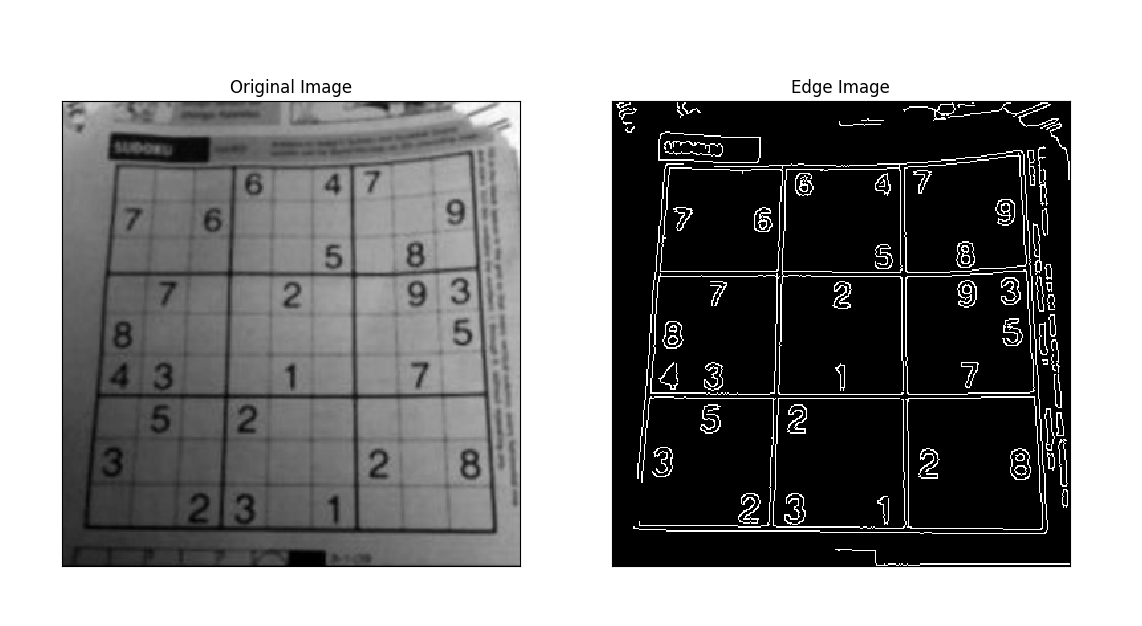

Reproduce this figure in Python.
import cv2
import numpy as np
from matplotlib import pyplot as plt

img = cv2.imread('../assets/images/sudoku.png',0)
edges = cv2.Canny(img,100,200)
plt.subplot(121),plt.imshow(img,cmap = 'gray')
plt.title('Original Image'), plt.xticks([]), plt.yticks([])
plt.subplot(122),plt.imshow(edges,cmap = 'gray')
plt.title('Edge Image'), plt.xticks([]), plt.yticks([])
plt.show()
